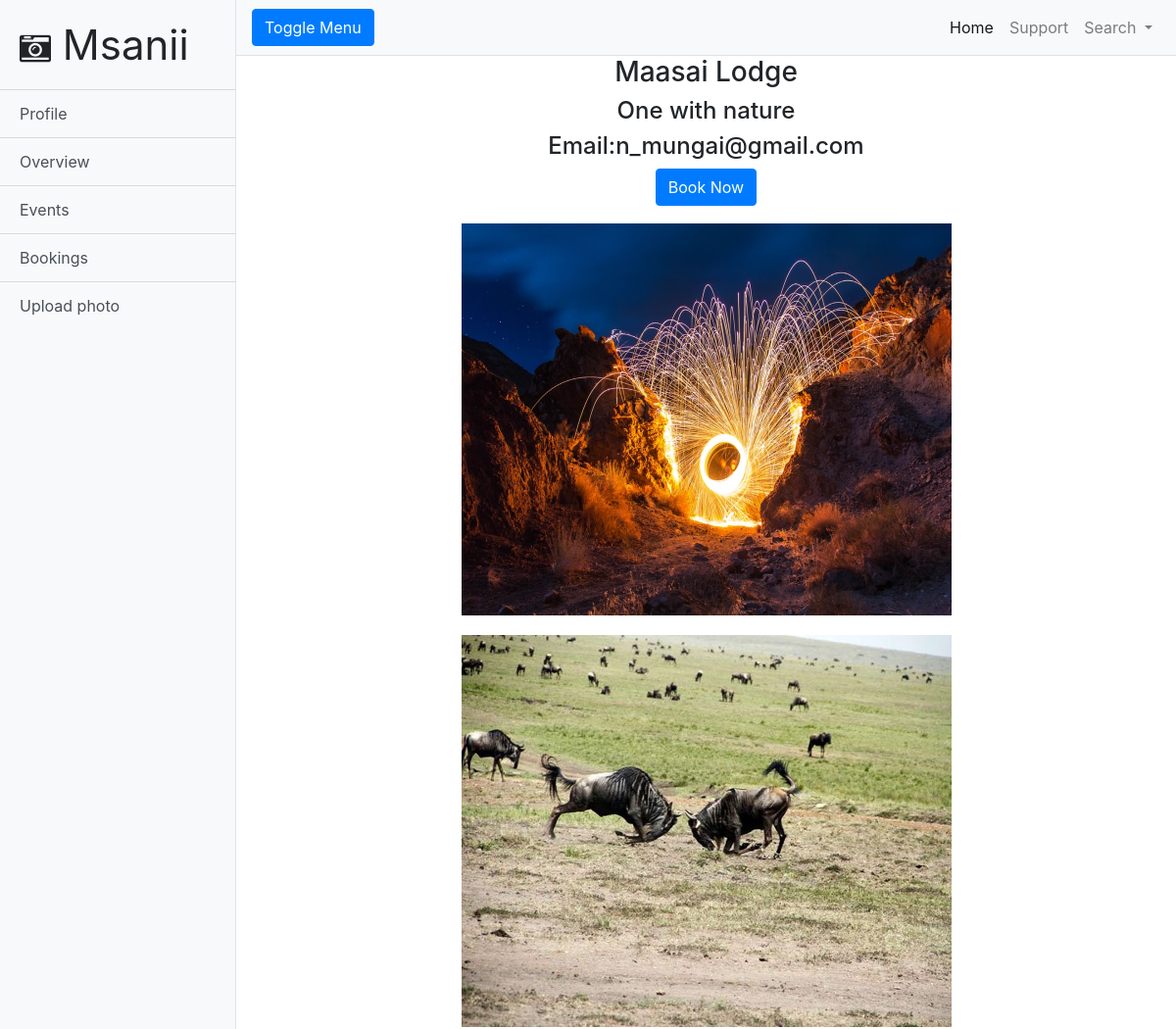
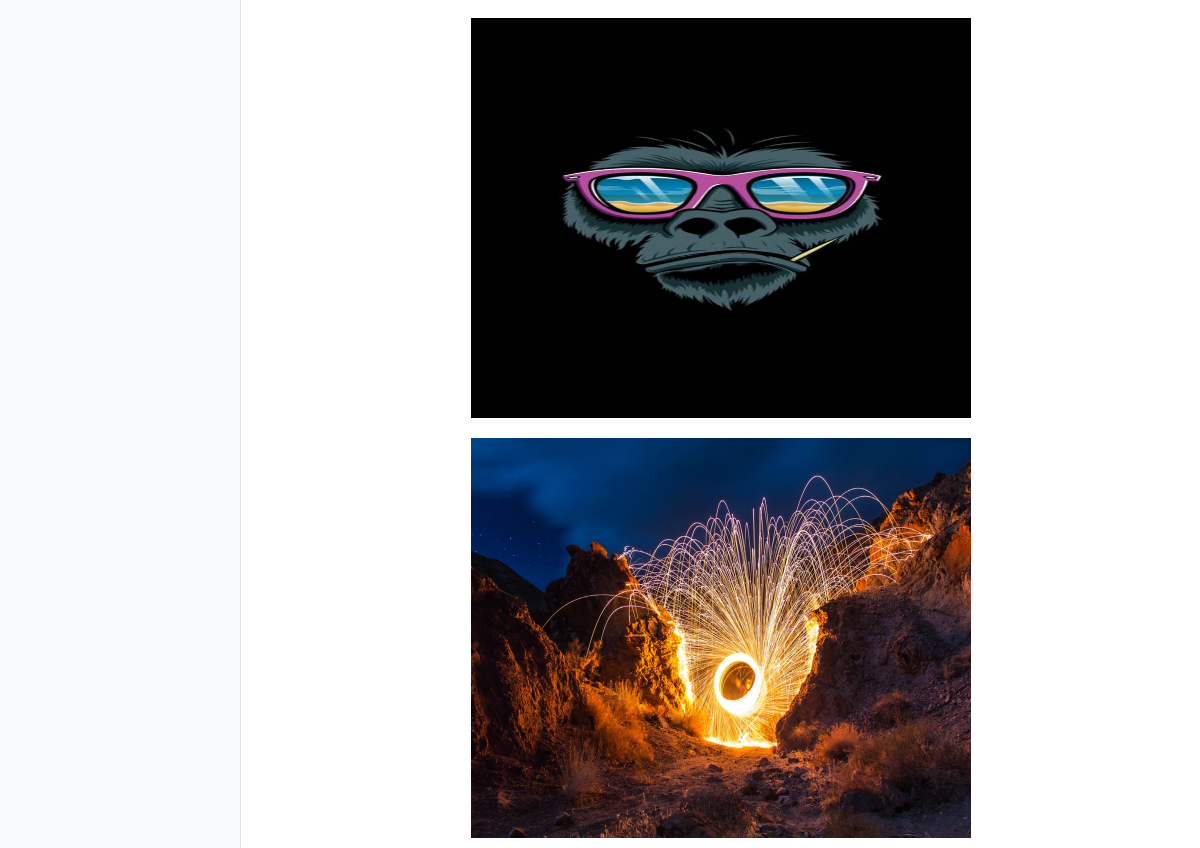
Page /location.php?id=4 on the committed database (2 pictures, top to bottom).
### tables this page shows
CREATE TABLE `location` (
  `location_id` int(11) NOT NULL,
  `location_name` text NOT NULL,
  `city` text NOT NULL,
  `description` text NOT NULL,
  `image_name` text NOT NULL,
  `verified` text NOT NULL,
  `owner_id` int(11) DEFAULT NULL
);

CREATE TABLE `owner` (
  `owner_id` int(11) NOT NULL,
  `first_name` tinytext DEFAULT NULL,
  `last_name` tinytext DEFAULT NULL,
  `username` text NOT NULL,
  `phone_number` text DEFAULT NULL,
  `email` varchar(35) DEFAULT NULL,
  `password` text DEFAULT NULL,
  `verified` text NOT NULL
);

CREATE TABLE `images` (
  `image_id` int(11) NOT NULL,
  `image_name` varchar(60) DEFAULT NULL,
  `location_id` int(11) DEFAULT NULL,
  `model_id` int(11) DEFAULT NULL,
  `photographer_id` int(11) DEFAULT NULL,
  `caption` text NOT NULL,
  `date_uploaded` timestamp NOT NULL DEFAULT current_timestamp()
);

### location.php (the view, shortened to what this page needs)
<!DOCTYPE html>
<html lang="en">
<head>
  <link href="vendor/bootstrap/css/bootstrap.min.css" rel="stylesheet">
  <link href="css/simple-sidebar.css" rel="stylesheet">
  <link rel="stylesheet" href="https://cdnjs.cloudflare.com/ajax/libs/font-awesome/4.7.0/css/font-awesome.min.css">
</head>
<body>
  <div class="d-flex" id="wrapper">
    <div class="bg-light border-right" id="sidebar-wrapper">
      <div class="sidebar-heading" style="font-size: 42px">
        <i class="fa fa-camera-retro" style="font-size: 32px"></i>&nbsp;Msanii
      </div>
      <div class="list-group list-group-flush">
        <a href="profile.php" class="list-group-item list-group-item-action bg-light">Profile</a>
        <a href="#" class="list-group-item list-group-item-action bg-light">Overview</a>
        <a href="#" class="list-group-item list-group-item-action bg-light">Events</a>
        <a href="booking.php" class="list-group-item list-group-item-action bg-light">Bookings</a>
        <a href="uploadPhoto.php" class="list-group-item list-group-item-action bg-light">Upload photo</a>
      </div>
    </div>
    <div id="page-content-wrapper">
      <nav class="navbar navbar-expand-lg navbar-light bg-light border-bottom">
        <button class="btn btn-primary" id="menu-toggle">Toggle Menu</button>
        <div class="collapse navbar-collapse" id="navbarSupportedContent">
          <ul class="navbar-nav ml-auto mt-2 mt-lg-0">
            <li class="nav-item active">
              <a class="nav-link" href="profile.php">Home<span class="sr-only">(current)</span></a>
            </li>
            <li class="nav-item">
              <a class="nav-link" href="#">Support</a>
            </li>
            <li class="nav-item dropdown">
              <a class="nav-link dropdown-toggle" href="#" id="navbarDropdown" role="button" data-toggle="dropdown" aria-haspopup="true" aria-expanded="false">
                Search
              </a>
            </li>
          </ul>
        </div>
      </nav>
      <div class="container-fluid" style="text-align: center">
        <?php
          require 'connect.php';
          $location_id = $_GET["id"];
          $sql = "SELECT * FROM location WHERE (location_id = '$location_id')";
          $result = $conn -> query($sql);
          if ($row = $result -> fetch_assoc()) {
            $location_name = $row["location_name"];
            echo "<h3>".$location_name."</h3>";
            echo "<h4>".$row["description"]."</h4>";
            $sql="SELECT email FROM owner WHERE owner_id=".$row["owner_id"];
            $result = $conn -> query($sql);
            if ($result -> num_rows > 0) {
              while ($row = $result -> fetch_assoc()) {
                echo "<h4>Email:".$row["email"]."</h4>";
              }
            }
            echo "<h4><a class=\"btn btn-primary\" href=\"booking.php?locID=".$row["location_id"]."\">Book Now</a></h4>";
          }
          $sql = "SELECT * FROM images WHERE (location_id = '$location_id')";
          $result = $conn -> query($sql);
          if ($result -> num_rows > 0) {
            while ($row = $result -> fetch_assoc()) {
              echo "<img src = \"uploads/".$row["image_name"]."\" id=\"locImg\">";
            }
          }
         ?>
      </div>
    </div>
  </div>
</body>
</html>

### css/simple-sidebar.css (style rules this page uses)
body { overflow-x: hidden; }
#sidebar-wrapper { min-height: 100vh; margin-left: -15rem; -webkit-transition: margin .25s ease-out; -moz-transition: margin .25s ease-out; -o-transition: margin .25s ease-out; transition: margin .25s ease-out; }
#sidebar-wrapper .sidebar-heading { padding: 0.875rem 1.25rem; font-size: 1.2rem; }
#sidebar-wrapper .list-group { width: 15rem; }
#page-content-wrapper { min-width: 100vw; }
@media (min-width: 768px) { #sidebar-wrapper { margin-left: 0; } }
@media (min-width: 768px) { #page-content-wrapper { min-width: 0; width: 100%; } }

### location.php (style rules this page uses)
#locImg { width: 500px; height: 400px; margin: 10px; }

### rows in the picture
location: location_name "Maasai Lodge", description "One with nature"
owner: email "n_mungai@gmail.com"
images: image_name (picture)
images: image_name (picture)
images: image_name (picture)
images: image_name (picture)
